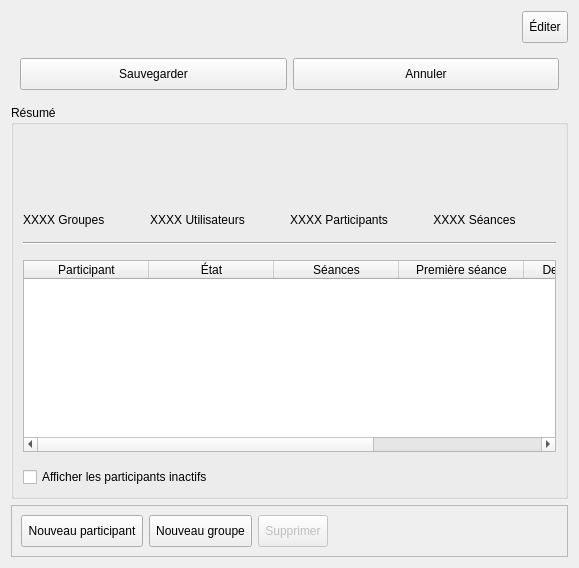
     <widget class="QWidget" name="tabDashboard">
      <attribute name="icon">
       <iconset resource="../../resources/TeraClient.qrc">
        <normaloff>:/icons/info.png</normaloff>:/icons/info.png</iconset>
      </attribute>
      <attribute name="title">
       <string>Informations</string>
      </attribute>
      <layout class="QVBoxLayout" name="verticalLayout_12">
       <item>
        <layout class="QHBoxLayout" name="horizontalLayout">
         <item>
          <widget class="TeraForm" name="wdgProject" native="true">
           <property name="sizePolicy">
            <sizepolicy hsizetype="MinimumExpanding" vsizetype="Maximum">
             <horstretch>0</horstretch>
             <verstretch>0</verstretch>
            </sizepolicy>
           </property>
           <property name="minimumSize">
            <size>
             <width>0</width>
             <height>0</height>
            </size>
           </property>
           <property name="maximumSize">
            <size>
             <width>16777215</width>
             <height>150</height>
            </size>
           </property>
          </widget>
         </item>
         <item alignment="Qt::AlignTop">
          <widget class="QToolButton" name="btnEdit">
           <property name="minimumSize">
            <size>
             <width>0</width>
             <height>32</height>
            </size>
           </property>
           <property name="cursor">
            <cursorShape>PointingHandCursor</cursorShape>
           </property>
           <property name="text">
            <string>Éditer</string>
           </property>
           <property name="icon">
            <iconset resource="../../resources/TeraClient.qrc">
             <normaloff>:/icons/edit.png</normaloff>:/icons/edit.png</iconset>
           </property>
           <property name="iconSize">
            <size>
             <width>20</width>
             <height>20</height>
            </size>
           </property>
          </widget>
         </item>
        </layout>
       </item>
       <item alignment="Qt::AlignTop">
        <widget class="QFrame" name="frameButtons">
         <property name="sizePolicy">
          <sizepolicy hsizetype="Preferred" vsizetype="Maximum">
           <horstretch>0</horstretch>
           <verstretch>0</verstretch>
          </sizepolicy>
         </property>
         <layout class="QHBoxLayout" name="horizontalLayout_2">
          <item>
           <widget class="QPushButton" name="btnSave">
            <property name="minimumSize">
             <size>
              <width>0</width>
              <height>32</height>
             </size>
            </property>
            <property name="cursor">
             <cursorShape>PointingHandCursor</cursorShape>
            </property>
            <property name="text">
             <string>Sauvegarder</string>
            </property>
            <property name="icon">
             <iconset resource="../../resources/TeraClient.qrc">
              <normaloff>:/icons/save.png</normaloff>:/icons/save.png</iconset>
            </property>
            <property name="iconSize">
             <size>
              <width>24</width>
              <height>24</height>
             </size>
            </property>
           </widget>
          </item>
          <item>
           <widget class="QPushButton" name="btnUndo">
            <property name="minimumSize">
             <size>
              <width>0</width>
              <height>32</height>
             </size>
            </property>
            <property name="cursor">
             <cursorShape>PointingHandCursor</cursorShape>
            </property>
            <property name="text">
             <string>Annuler</string>
            </property>
            <property name="icon">
             <iconset resource="../../resources/TeraClient.qrc">
              <normaloff>:/icons/undo.png</normaloff>:/icons/undo.png</iconset>
            </property>
            <property name="iconSize">
             <size>
              <width>24</width>
              <height>24</height>
             </size>
            </property>
           </widget>
          </item>
         </layout>
        </widget>
       </item>
       <item>
        <widget class="QGroupBox" name="grpSummary">
         <property name="sizePolicy">
          <sizepolicy hsizetype="Preferred" vsizetype="MinimumExpanding">
           <horstretch>0</horstretch>
           <verstretch>0</verstretch>
          </sizepolicy>
         </property>
         <property name="title">
          <string>Résumé</string>
         </property>
         <layout class="QVBoxLayout" name="verticalLayout_6">
          <property name="spacing">
           <number>15</number>
          </property>
          <item>
           <layout class="QGridLayout" name="gridLayout">
            <property name="horizontalSpacing">
             <number>45</number>
            </property>
            <property name="verticalSpacing">
             <number>15</number>
            </property>
            <item row="1" column="3">
             <widget class="QLabel" name="lblSessions">
              <property name="sizePolicy">
               <sizepolicy hsizetype="Preferred" vsizetype="Maximum">
                <horstretch>0</horstretch>
                <verstretch>0</verstretch>
               </sizepolicy>
              </property>
              <property name="text">
               <string>XXXX Séances</string>
              </property>
              <property name="alignment">
               <set>Qt::AlignCenter</set>
              </property>
             </widget>
            </item>
            <item row="0" column="2" alignment="Qt::AlignHCenter">
             <widget class="QLabel" name="icoParticipant">
              <property name="sizePolicy">
               <sizepolicy hsizetype="Fixed" vsizetype="Fixed">
                <horstretch>0</horstretch>
                <verstretch>0</verstretch>
               </sizepolicy>
              </property>
              <property name="minimumSize">
               <size>
                <width>48</width>
                <height>48</height>
               </size>
              </property>
              <property name="maximumSize">
               <size>
                <width>48</width>
                <height>48</height>
               </size>
              </property>
              <property name="text">
               <string/>
              </property>
              <property name="pixmap">
               <pixmap resource="../../resources/TeraClient.qrc">:/icons/patient.png</pixmap>
              </property>
              <property name="scaledContents">
               <bool>true</bool>
              </property>
             </widget>
            </item>
            <item row="1" column="0" alignment="Qt::AlignHCenter">
             <widget class="QLabel" name="lblGroups">
              <property name="text">
               <string>XXXX Groupes</string>
              </property>
             </widget>
            </item>
            <item row="1" column="2">
             <widget class="QLabel" name="lblParticipant">
              <property name="sizePolicy">
               <sizepolicy hsizetype="Preferred" vsizetype="Preferred">
                <horstretch>0</horstretch>
                <verstretch>0</verstretch>
               </sizepolicy>
              </property>
              <property name="text">
               <string>XXXX Participants</string>
              </property>
              <property name="alignment">
               <set>Qt::AlignCenter</set>
              </property>
             </widget>
            </item>
            <item row="0" column="1" alignment="Qt::AlignHCenter">
             <widget class="ClickableLabel" name="icoUsers">
              <property name="sizePolicy">
               <sizepolicy hsizetype="Fixed" vsizetype="Fixed">
                <horstretch>0</horstretch>
                <verstretch>0</verstretch>
               </sizepolicy>
              </property>
              <property name="minimumSize">
               <size>
                <width>48</width>
                <height>48</height>
               </size>
              </property>
              <property name="maximumSize">
               <size>
                <width>48</width>
                <height>48</height>
               </size>
              </property>
              <property name="text">
               <string/>
              </property>
              <property name="pixmap">
               <pixmap resource="../../resources/TeraClient.qrc">:/icons/software_user.png</pixmap>
              </property>
              <property name="scaledContents">
               <bool>true</bool>
              </property>
             </widget>
            </item>
            <item row="0" column="0" alignment="Qt::AlignHCenter">
             <widget class="QLabel" name="icoGroups">
              <property name="sizePolicy">
               <sizepolicy hsizetype="Fixed" vsizetype="Fixed">
                <horstretch>0</horstretch>
                <verstretch>0</verstretch>
               </sizepolicy>
              </property>
              <property name="minimumSize">
               <size>
                <width>64</width>
                <height>64</height>
               </size>
              </property>
              <property name="maximumSize">
               <size>
                <width>64</width>
                <height>64</height>
               </size>
              </property>
              <property name="text">
               <string/>
              </property>
              <property name="pixmap">
               <pixmap resource="../../resources/TeraClient.qrc">:/icons/group.png</pixmap>
              </property>
              <property name="scaledContents">
               <bool>true</bool>
              </property>
             </widget>
            </item>
            <item row="1" column="1">
             <widget class="QLabel" name="lblUsers">
              <property name="sizePolicy">
               <sizepolicy hsizetype="Preferred" vsizetype="Maximum">
                <horstretch>0</horstretch>
                <verstretch>0</verstretch>
               </sizepolicy>
              </property>
              <property name="text">
               <string>XXXX Utilisateurs</string>
              </property>
              <property name="alignment">
               <set>Qt::AlignCenter</set>
              </property>
             </widget>
            </item>
            <item row="0" column="3" alignment="Qt::AlignHCenter">
             <widget class="ClickableLabel" name="icoSessions">
              <property name="sizePolicy">
               <sizepolicy hsizetype="Fixed" vsizetype="Fixed">
                <horstretch>0</horstretch>
                <verstretch>0</verstretch>
               </sizepolicy>
              </property>
              <property name="minimumSize">
               <size>
                <width>48</width>
                <height>48</height>
               </size>
              </property>
              <property name="maximumSize">
               <size>
                <width>48</width>
                <height>48</height>
               </size>
              </property>
              <property name="text">
               <string/>
              </property>
              <property name="pixmap">
               <pixmap resource="../../resources/TeraClient.qrc">:/icons/session.png</pixmap>
              </property>
              <property name="scaledContents">
               <bool>true</bool>
              </property>
             </widget>
            </item>
            <item row="0" column="4">
             <spacer name="horizontalSpacer_2">
              <property name="orientation">
               <enum>Qt::Horizontal</enum>
              </property>
              <property name="sizeHint" stdset="0">
               <size>
                <width>40</width>
                <height>20</height>
               </size>
              </property>
             </spacer>
            </item>
           </layout>
          </item>
          <item>
           <widget class="Line" name="line">
            <property name="orientation">
             <enum>Qt::Horizontal</enum>
            </property>
           </widget>
          </item>
          <item>
           <layout class="QHBoxLayout" name="horizontalLayout_4">
            <item>
             <widget class="QTableWidget" name="tableSummary">
              <property name="sizePolicy">
               <sizepolicy hsizetype="MinimumExpanding" vsizetype="MinimumExpanding">
                <horstretch>0</horstretch>
                <verstretch>0</verstretch>
               </sizepolicy>
              </property>
              <property name="editTriggers">
               <set>QAbstractItemView::NoEditTriggers</set>
              </property>
              <property name="selectionBehavior">
               <enum>QAbstractItemView::SelectRows</enum>
              </property>
              <property name="iconSize">
               <size>
                <width>20</width>
                <height>20</height>
               </size>
              </property>
              <property name="sortingEnabled">
               <bool>true</bool>
              </property>
              <attribute name="horizontalHeaderDefaultSectionSize">
               <number>125</number>
              </attribute>
              <attribute name="horizontalHeaderShowSortIndicator" stdset="0">
               <bool>true</bool>
              </attribute>
              <attribute name="horizontalHeaderStretchLastSection">
               <bool>false</bool>
              </attribute>
              <attribute name="verticalHeaderVisible">
               <bool>false</bool>
              </attribute>
              <column>
               <property name="text">
                <string>Participant</string>
               </property>
              </column>
              <column>
               <property name="text">
                <string>État</string>
               </property>
              </column>
              <column>
               <property name="text">
                <string>Séances</string>
               </property>
              </column>
              <column>
               <property name="text">
                <string>Première séance</string>
               </property>
              </column>
              <column>
               <property name="text">
                <string>Dernière séance</string>
               </property>
              </column>
              <column>
               <property name="text">
                <string>Dernière connexion</string>
               </property>
              </column>
             </widget>
            </item>
           </layout>
          </item>
          <item>
           <widget class="QCheckBox" name="chkShowInactive">
            <property name="text">
             <string>Afficher les participants inactifs</string>
            </property>
           </widget>
          </item>
         </layout>
        </widget>
       </item>
       <item>
        <widget class="QFrame" name="frameActions">
         <property name="frameShape">
          <enum>QFrame::StyledPanel</enum>
         </property>
         <property name="frameShadow">
          <enum>QFrame::Raised</enum>
         </property>
         <layout class="QHBoxLayout" name="horizontalLayout_6">
          <item>
           <widget class="QToolButton" name="btnNewParticipant">
            <property name="sizePolicy">
             <sizepolicy hsizetype="Fixed" vsizetype="Preferred">
              <horstretch>0</horstretch>
              <verstretch>0</verstretch>
             </sizepolicy>
            </property>
            <property name="minimumSize">
             <size>
              <width>0</width>
              <height>32</height>
             </size>
            </property>
            <property name="cursor">
             <cursorShape>PointingHandCursor</cursorShape>
            </property>
            <property name="text">
             <string>Nouveau participant</string>
            </property>
            <property name="icon">
             <iconset resource="../../resources/TeraClient.qrc">
              <normaloff>:/icons/patient_new.png</normaloff>:/icons/patient_new.png</iconset>
            </property>
            <property name="iconSize">
             <size>
              <width>24</width>
              <height>24</height>
             </size>
            </property>
            <property name="toolButtonStyle">
             <enum>Qt::ToolButtonTextBesideIcon</enum>
            </property>
           </widget>
          </item>
          <item>
           <widget class="QToolButton" name="btnNewGroup">
            <property name="sizePolicy">
             <sizepolicy hsizetype="Fixed" vsizetype="Preferred">
              <horstretch>0</horstretch>
              <verstretch>0</verstretch>
             </sizepolicy>
            </property>
            <property name="minimumSize">
             <size>
              <width>0</width>
              <height>32</height>
             </size>
            </property>
            <property name="cursor">
             <cursorShape>PointingHandCursor</cursorShape>
            </property>
            <property name="text">
             <string>Nouveau groupe</string>
            </property>
            <property name="icon">
             <iconset resource="../../resources/TeraClient.qrc">
              <normaloff>:/icons/group_new.png</normaloff>:/icons/group_new.png</iconset>
            </property>
            <property name="iconSize">
             <size>
              <width>24</width>
              <height>24</height>
             </size>
            </property>
            <property name="toolButtonStyle">
             <enum>Qt::ToolButtonTextBesideIcon</enum>
            </property>
           </widget>
          </item>
          <item>
           <widget class="QToolButton" name="btnDelete">
            <property name="enabled">
             <bool>false</bool>
            </property>
            <property name="minimumSize">
             <size>
              <width>0</width>
              <height>32</height>
             </size>
            </property>
            <property name="cursor">
             <cursorShape>PointingHandCursor</cursorShape>
            </property>
            <property name="text">
             <string>Supprimer</string>
            </property>
            <property name="icon">
             <iconset resource="../../resources/TeraClient.qrc">
              <normaloff>:/icons/delete_old.png</normaloff>:/icons/delete_old.png</iconset>
            </property>
            <property name="iconSize">
             <size>
              <width>24</width>
              <height>24</height>
             </size>
            </property>
            <property name="toolButtonStyle">
             <enum>Qt::ToolButtonTextBesideIcon</enum>
            </property>
           </widget>
          </item>
          <item>
           <spacer name="horizontalSpacer_4">
            <property name="orientation">
             <enum>Qt::Horizontal</enum>
            </property>
            <property name="sizeHint" stdset="0">
             <size>
              <width>40</width>
              <height>20</height>
             </size>
            </property>
           </spacer>
          </item>
         </layout>
        </widget>
       </item>
      </layout>
     </widget>
